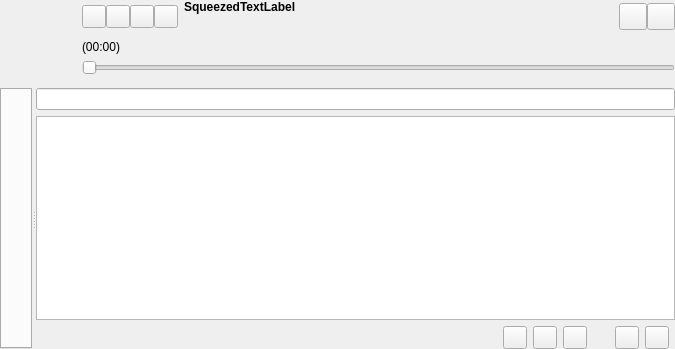
<?xml version="1.0" encoding="UTF-8"?>
<ui version="4.0">
 <class>MainWindow</class>
 <widget class="QWidget" name="MainWindow">
  <property name="geometry">
   <rect>
    <x>0</x>
    <y>0</y>
    <width>675</width>
    <height>349</height>
   </rect>
  </property>
  <property name="windowTitle">
   <string>Form</string>
  </property>
  <layout class="QGridLayout" name="gridLayout_2">
   <property name="margin">
    <number>0</number>
   </property>
   <item row="0" column="0" rowspan="3">
    <widget class="QLabel" name="coverWidget">
     <property name="sizePolicy">
      <sizepolicy hsizetype="Fixed" vsizetype="Fixed">
       <horstretch>0</horstretch>
       <verstretch>0</verstretch>
      </sizepolicy>
     </property>
     <property name="minimumSize">
      <size>
       <width>76</width>
       <height>76</height>
      </size>
     </property>
     <property name="maximumSize">
      <size>
       <width>76</width>
       <height>76</height>
      </size>
     </property>
    </widget>
   </item>
   <item row="0" column="1">
    <layout class="QHBoxLayout" name="horizontalLayout">
     <property name="spacing">
      <number>0</number>
     </property>
     <item>
      <widget class="QToolButton" name="prevTrackButton"/>
     </item>
     <item>
      <widget class="QToolButton" name="playPauseTrackButton"/>
     </item>
     <item>
      <widget class="QToolButton" name="stopTrackButton"/>
     </item>
     <item>
      <widget class="QToolButton" name="nextTrackButton"/>
     </item>
    </layout>
   </item>
   <item row="0" column="2">
    <layout class="QVBoxLayout" name="verticalLayout_2">
     <item>
      <widget class="SqueezedTextLabel" name="trackLabel">
       <property name="sizePolicy">
        <sizepolicy hsizetype="MinimumExpanding" vsizetype="Fixed">
         <horstretch>0</horstretch>
         <verstretch>0</verstretch>
        </sizepolicy>
       </property>
       <property name="minimumSize">
        <size>
         <width>128</width>
         <height>0</height>
        </size>
       </property>
       <property name="font">
        <font>
         <weight>75</weight>
         <bold>true</bold>
        </font>
       </property>
       <property name="text">
        <string>SqueezedTextLabel</string>
       </property>
      </widget>
     </item>
     <item>
      <widget class="SqueezedTextLabel" name="artistLabel"/>
     </item>
    </layout>
   </item>
   <item row="0" column="3">
    <layout class="QHBoxLayout" name="horizontalLayout_3">
     <property name="spacing">
      <number>0</number>
     </property>
     <item>
      <widget class="QToolButton" name="volumeButton">
       <property name="iconSize">
        <size>
         <width>20</width>
         <height>20</height>
        </size>
       </property>
      </widget>
     </item>
     <item>
      <widget class="QToolButton" name="menuButton">
       <property name="iconSize">
        <size>
         <width>20</width>
         <height>20</height>
        </size>
       </property>
      </widget>
     </item>
    </layout>
   </item>
   <item row="1" column="1" colspan="3">
    <widget class="SqueezedTextLabel" name="songTimeElapsedLabel">
     <property name="sizePolicy">
      <sizepolicy hsizetype="Preferred" vsizetype="Fixed">
       <horstretch>0</horstretch>
       <verstretch>0</verstretch>
      </sizepolicy>
     </property>
     <property name="text">
      <string>(00:00)</string>
     </property>
    </widget>
   </item>
   <item row="2" column="1" colspan="3">
    <widget class="TimeSlider" name="positionSlider">
     <property name="pageStep">
      <number>0</number>
     </property>
     <property name="orientation">
      <enum>Qt::Horizontal</enum>
     </property>
    </widget>
   </item>
   <item row="3" column="0" colspan="4">
    <widget class="MessageWidget" name="messageWidget">
     <property name="frameShape">
      <enum>QFrame::StyledPanel</enum>
     </property>
     <property name="frameShadow">
      <enum>QFrame::Raised</enum>
     </property>
    </widget>
   </item>
   <item row="4" column="0" colspan="4">
    <widget class="QSplitter" name="splitter">
     <property name="enabled">
      <bool>true</bool>
     </property>
     <property name="sizePolicy">
      <sizepolicy hsizetype="MinimumExpanding" vsizetype="MinimumExpanding">
       <horstretch>0</horstretch>
       <verstretch>0</verstretch>
      </sizepolicy>
     </property>
     <property name="orientation">
      <enum>Qt::Horizontal</enum>
     </property>
     <widget class="FancyTabWidget" name="tabWidget">
      <property name="minimumSize">
       <size>
        <width>32</width>
        <height>32</height>
       </size>
      </property>
     </widget>
     <widget class="QWidget" name="groupBox_3">
      <property name="sizePolicy">
       <sizepolicy hsizetype="Expanding" vsizetype="Expanding">
        <horstretch>2</horstretch>
        <verstretch>0</verstretch>
       </sizepolicy>
      </property>
      <layout class="QGridLayout" name="gridLayout">
       <item row="0" column="0" colspan="9">
        <widget class="LineEdit" name="searchPlaylistLineEdit"/>
       </item>
       <item row="1" column="0" colspan="9">
        <widget class="TreeView" name="playQueue">
         <property name="contextMenuPolicy">
          <enum>Qt::CustomContextMenu</enum>
         </property>
         <property name="acceptDrops">
          <bool>true</bool>
         </property>
         <property name="dragEnabled">
          <bool>true</bool>
         </property>
         <property name="dragDropOverwriteMode">
          <bool>false</bool>
         </property>
         <property name="dragDropMode">
          <enum>QAbstractItemView::DragDrop</enum>
         </property>
         <property name="selectionMode">
          <enum>QAbstractItemView::ExtendedSelection</enum>
         </property>
         <property name="indentation">
          <number>0</number>
         </property>
         <property name="uniformRowHeights">
          <bool>true</bool>
         </property>
         <property name="itemsExpandable">
          <bool>false</bool>
         </property>
         <property name="expandsOnDoubleClick">
          <bool>false</bool>
         </property>
        </widget>
       </item>
       <item row="2" column="0">
        <widget class="SqueezedTextLabel" name="playListStatsLabel"/>
       </item>
       <item row="2" column="1">
        <spacer>
         <property name="orientation">
          <enum>Qt::Horizontal</enum>
         </property>
         <property name="sizeHint" stdset="0">
          <size>
           <width>6</width>
           <height>21</height>
          </size>
         </property>
        </spacer>
       </item>
       <item row="2" column="2">
        <widget class="QToolButton" name="repeatPushButton">
         <property name="checkable">
          <bool>true</bool>
         </property>
         <property name="checked">
          <bool>false</bool>
         </property>
        </widget>
       </item>
       <item row="2" column="3">
        <widget class="QToolButton" name="randomPushButton">
         <property name="checkable">
          <bool>true</bool>
         </property>
        </widget>
       </item>
       <item row="2" column="5">
        <spacer name="horizontalSpacer_4">
         <property name="orientation">
          <enum>Qt::Horizontal</enum>
         </property>
         <property name="sizeType">
          <enum>QSizePolicy::Fixed</enum>
         </property>
         <property name="sizeHint" stdset="0">
          <size>
           <width>16</width>
           <height>16</height>
          </size>
         </property>
        </spacer>
       </item>
       <item row="2" column="6">
        <widget class="QToolButton" name="savePlaylistPushButton"/>
       </item>
       <item row="2" column="7">
        <widget class="QToolButton" name="removeAllFromPlaylistPushButton"/>
       </item>
       <item row="2" column="4">
        <widget class="QToolButton" name="consumePushButton"/>
       </item>
      </layout>
     </widget>
    </widget>
   </item>
  </layout>
 </widget>
 <customwidgets>
  <customwidget>
   <class>SqueezedTextLabel</class>
   <extends>QLabel</extends>
   <header>squeezedtextlabel.h</header>
  </customwidget>
  <customwidget>
   <class>LineEdit</class>
   <extends>QLineEdit</extends>
   <header>lineedit.h</header>
  </customwidget>
  <customwidget>
   <class>TreeView</class>
   <extends>QTreeView</extends>
   <header>treeview.h</header>
  </customwidget>
  <customwidget>
   <class>TimeSlider</class>
   <extends>QSlider</extends>
   <header>timeslider.h</header>
  </customwidget>
  <customwidget>
   <class>FancyTabWidget</class>
   <extends>QTabWidget</extends>
   <header>fancytabwidget.h</header>
   <container>1</container>
  </customwidget>
  <customwidget>
   <class>MessageWidget</class>
   <extends>QFrame</extends>
   <header>messagewidget.h</header>
   <container>1</container>
  </customwidget>
 </customwidgets>
 <resources/>
 <connections/>
</ui>
